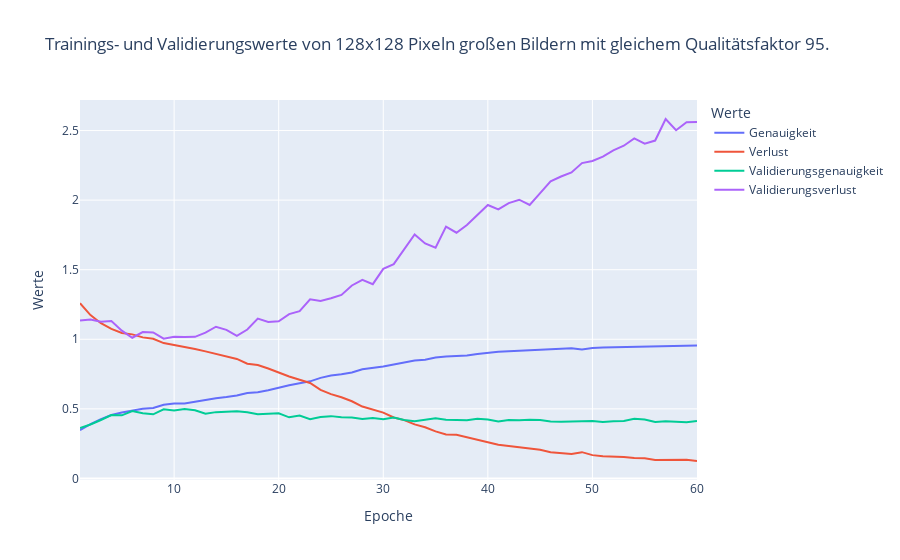

Notebook cell for this chart:
### Code cell
generate_line_graph(
    './128_QF-95/history_train.csv',
    'Trainings- und Validierungswerte von 128x128 Pixeln großen Bildern mit gleichem Qualitätsfaktor 95.'
)

### Figure 1 — Plotly figure (JSON) as saved in the notebook; plotly's stock layout.template omitted (floating-point values rounded to 4 significant figures)
{"data": [{"hovertemplate": "Werte=%{y}<br>Epoche=%{x}<extra></extra>", "legendgroup": "Genauigkeit", "line": {"color": "#636efa", "dash": "solid"}, "mode": "lines", "name": "Genauigkeit", "orientation": "v", "showlegend": true, "type": "scatter", "x": [1, 2, 3, 4, 5, 6, 7, 8, 9, 10, 11, 12, 13, 14, 15, 16, 17, 18, 19, 20, 21, 22, 23, 24, 25, 26, 27, 28, 29, 30, 31, 32, 33, 34, 35, 36, 37, 38, 39, 40, 41, 42, 43, 44, 45, 46, 47, 48, 49, 50, 51, 52, 53, 54, 55, 56, 57, 58, 59, 60], "xaxis": "x", "y": [0.3467, 0.3896, 0.426, 0.4556, 0.4742, 0.4901, 0.501, 0.506, 0.5295, 0.5388, 0.539, 0.5512, 0.5654, 0.5765, 0.5849, 0.5956, 0.6145, 0.6196, 0.6342, 0.6544, 0.6691, 0.6835, 0.6977, 0.7228, 0.7403, 0.7486, 0.7612, 0.7846, 0.7928, 0.805, 0.8194, 0.8319, 0.8474, 0.8528, 0.8685, 0.8769, 0.8812, 0.8836, 0.8942, 0.9028, 0.9099, 0.9142, 0.9168, 0.9183, 0.9215, 0.9279, 0.9319, 0.9355, 0.9262, 0.9367, 0.9404, 0.9414, 0.9427, 0.9453, 0.945, 0.9492, 0.9476, 0.9501, 0.9486, 0.9547], "yaxis": "y"}, {"hovertemplate": "Werte=%{y}<br>Epoche=%{x}<extra></extra>", "legendgroup": "Verlust", "line": {"color": "#EF553B", "dash": "solid"}, "mode": "lines", "name": "Verlust", "orientation": "v", "showlegend": true, "type": "scatter", "x": [1, 2, 3, 4, 5, 6, 7, 8, 9, 10, 11, 12, 13, 14, 15, 16, 17, 18, 19, 20, 21, 22, 23, 24, 25, 26, 27, 28, 29, 30, 31, 32, 33, 34, 35, 36, 37, 38, 39, 40, 41, 42, 43, 44, 45, 46, 47, 48, 49, 50, 51, 52, 53, 54, 55, 56, 57, 58, 59, 60], "xaxis": "x", "y": [1.259, 1.173, 1.116, 1.074, 1.046, 1.035, 1.014, 1.004, 0.9727, 0.9591, 0.9427, 0.9308, 0.9131, 0.8931, 0.8755, 0.8586, 0.8243, 0.8149, 0.7903, 0.7606, 0.733, 0.7097, 0.6856, 0.6363, 0.6058, 0.5832, 0.5546, 0.5164, 0.4943, 0.4732, 0.4379, 0.4193, 0.3881, 0.3674, 0.3383, 0.3158, 0.3138, 0.2951, 0.2812, 0.2588, 0.2426, 0.2331, 0.2258, 0.2136, 0.2058, 0.1883, 0.1804, 0.1755, 0.1888, 0.1674, 0.1587, 0.158, 0.1543, 0.1474, 0.1445, 0.1326, 0.134, 0.131, 0.1334, 0.1252], "yaxis": "y"}, {"hovertemplate": "Werte=%{y}<br>Epoche=%{x}<extra></extra>", "legendgroup": "Validierungsgenauigkeit", "line": {"color": "#00cc96", "dash": "solid"}, "mode": "lines", "name": "Validierungsgenauigkeit", "orientation": "v", "showlegend": true, "type": "scatter", "x": [1, 2, 3, 4, 5, 6, 7, 8, 9, 10, 11, 12, 13, 14, 15, 16, 17, 18, 19, 20, 21, 22, 23, 24, 25, 26, 27, 28, 29, 30, 31, 32, 33, 34, 35, 36, 37, 38, 39, 40, 41, 42, 43, 44, 45, 46, 47, 48, 49, 50, 51, 52, 53, 54, 55, 56, 57, 58, 59, 60], "xaxis": "x", "y": [0.3615, 0.3877, 0.42, 0.4554, 0.4533, 0.4841, 0.4687, 0.461, 0.4964, 0.4877, 0.4985, 0.4903, 0.4646, 0.4764, 0.4795, 0.4821, 0.4759, 0.4615, 0.4641, 0.4682, 0.439, 0.4513, 0.4256, 0.4421, 0.4477, 0.4395, 0.4374, 0.4267, 0.4338, 0.4256, 0.4369, 0.42, 0.4103, 0.4226, 0.4323, 0.4221, 0.42, 0.4174, 0.4292, 0.4231, 0.4087, 0.42, 0.419, 0.4226, 0.4195, 0.4087, 0.4067, 0.4087, 0.4108, 0.4133, 0.4051, 0.4118, 0.4128, 0.4292, 0.4231, 0.4056, 0.4103, 0.4062, 0.4036, 0.4123], "yaxis": "y"}, {"hovertemplate": "Werte=%{y}<br>Epoche=%{x}<extra></extra>", "legendgroup": "Validierungsverlust", "line": {"color": "#ab63fa", "dash": "solid"}, "mode": "lines", "name": "Validierungsverlust", "orientation": "v", "showlegend": true, "type": "scatter", "x": [1, 2, 3, 4, 5, 6, 7, 8, 9, 10, 11, 12, 13, 14, 15, 16, 17, 18, 19, 20, 21, 22, 23, 24, 25, 26, 27, 28, 29, 30, 31, 32, 33, 34, 35, 36, 37, 38, 39, 40, 41, 42, 43, 44, 45, 46, 47, 48, 49, 50, 51, 52, 53, 54, 55, 56, 57, 58, 59, 60], "xaxis": "x", "y": [1.134, 1.143, 1.126, 1.13, 1.062, 1.011, 1.052, 1.049, 1.004, 1.017, 1.016, 1.017, 1.048, 1.09, 1.068, 1.024, 1.07, 1.148, 1.124, 1.13, 1.181, 1.202, 1.288, 1.275, 1.295, 1.319, 1.387, 1.428, 1.396, 1.506, 1.54, 1.644, 1.754, 1.689, 1.659, 1.81, 1.766, 1.821, 1.894, 1.965, 1.933, 1.978, 2.003, 1.965, 2.05, 2.135, 2.17, 2.199, 2.266, 2.282, 2.313, 2.358, 2.391, 2.443, 2.406, 2.428, 2.583, 2.502, 2.56, 2.562], "yaxis": "y"}], "layout": {"legend": {"title": {"text": "Werte"}, "tracegroupgap": 0}, "title": {"text": "Trainings- und Validierungswerte von 128x128 Pixeln großen Bildern mit gleichem Qualitätsfaktor 95."}, "xaxis": {"anchor": "y", "domain": [0, 1], "title": {"text": "Epoche"}}, "yaxis": {"anchor": "x", "domain": [0, 1], "title": {"text": "Werte"}}}}
